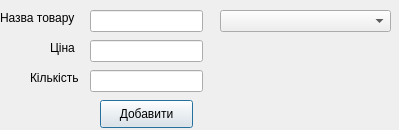
<?xml version="1.0" encoding="UTF-8"?>
<ui version="4.0">
 <class>insertData</class>
 <widget class="QDialog" name="insertData">
  <property name="geometry">
   <rect>
    <x>0</x>
    <y>0</y>
    <width>399</width>
    <height>130</height>
   </rect>
  </property>
  <property name="minimumSize">
   <size>
    <width>0</width>
    <height>0</height>
   </size>
  </property>
  <property name="maximumSize">
   <size>
    <width>399</width>
    <height>130</height>
   </size>
  </property>
  <property name="windowTitle">
   <string>Dialog</string>
  </property>
  <widget class="QPushButton" name="insert">
   <property name="geometry">
    <rect>
     <x>100</x>
     <y>100</y>
     <width>93</width>
     <height>28</height>
    </rect>
   </property>
   <property name="text">
    <string>Добавити</string>
   </property>
  </widget>
  <widget class="QLabel" name="name">
   <property name="geometry">
    <rect>
     <x>0</x>
     <y>10</y>
     <width>81</width>
     <height>16</height>
    </rect>
   </property>
   <property name="text">
    <string>Назва товару</string>
   </property>
  </widget>
  <widget class="QLabel" name="price">
   <property name="geometry">
    <rect>
     <x>50</x>
     <y>40</y>
     <width>31</width>
     <height>16</height>
    </rect>
   </property>
   <property name="text">
    <string>Ціна</string>
   </property>
  </widget>
  <widget class="QLabel" name="count">
   <property name="geometry">
    <rect>
     <x>30</x>
     <y>70</y>
     <width>51</width>
     <height>16</height>
    </rect>
   </property>
   <property name="text">
    <string>Кількість</string>
   </property>
  </widget>
  <widget class="QLineEdit" name="nameLine">
   <property name="geometry">
    <rect>
     <x>90</x>
     <y>10</y>
     <width>113</width>
     <height>22</height>
    </rect>
   </property>
  </widget>
  <widget class="QLineEdit" name="priceLine">
   <property name="geometry">
    <rect>
     <x>90</x>
     <y>40</y>
     <width>113</width>
     <height>22</height>
    </rect>
   </property>
  </widget>
  <widget class="QLineEdit" name="countLine">
   <property name="geometry">
    <rect>
     <x>90</x>
     <y>70</y>
     <width>113</width>
     <height>22</height>
    </rect>
   </property>
  </widget>
  <widget class="QComboBox" name="category">
   <property name="geometry">
    <rect>
     <x>220</x>
     <y>10</y>
     <width>171</width>
     <height>22</height>
    </rect>
   </property>
  </widget>
 </widget>
 <resources/>
 <connections/>
</ui>
